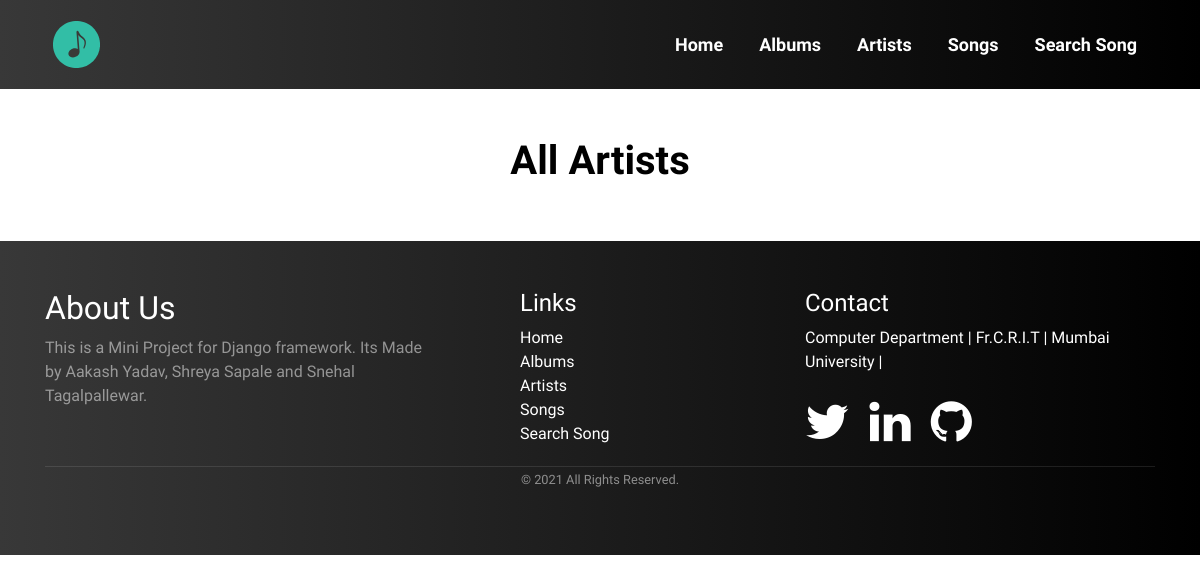
The page /artists/ on the database as committed earlier.
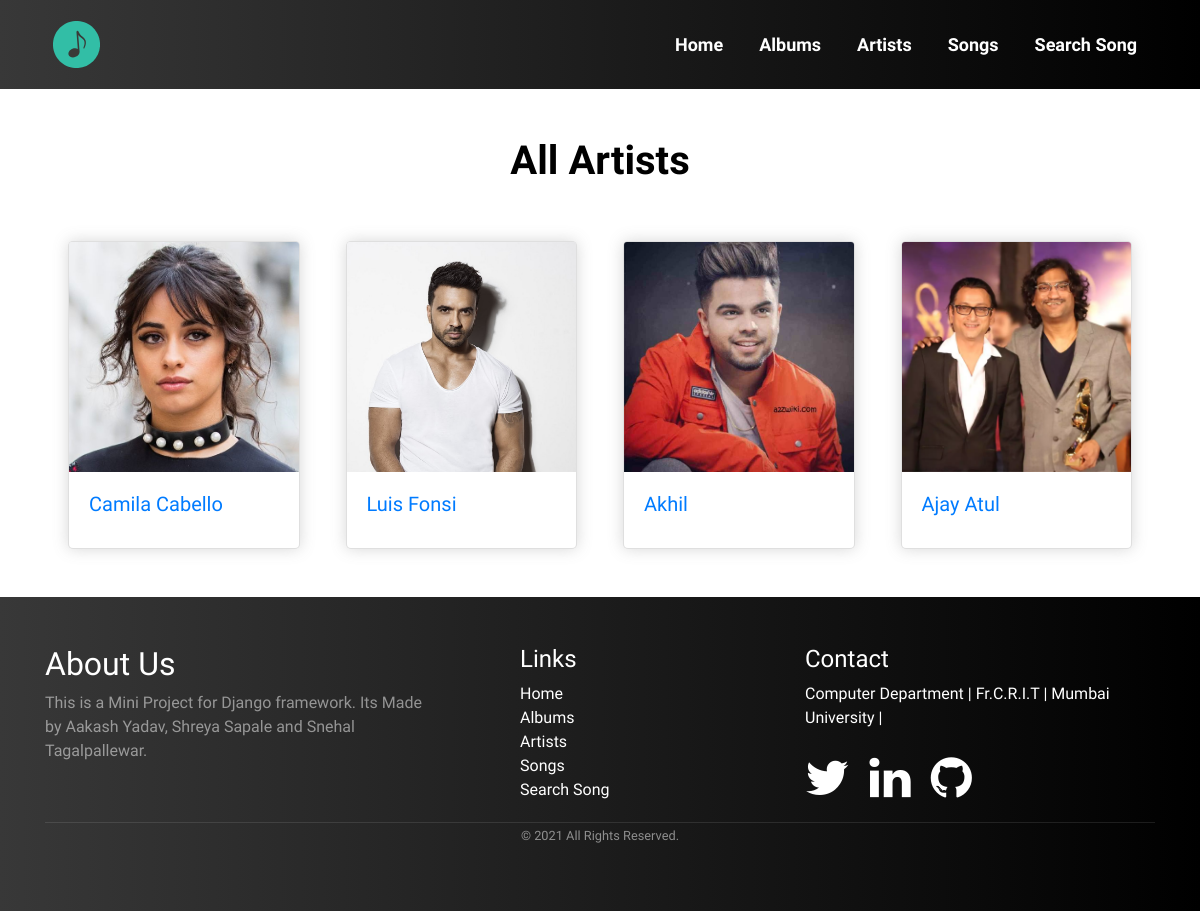
The same page on the database as committed later.
### accounts/models.py (models this page shows, shortened)
class Artist (models.Model):
    name = models.CharField(max_length=50, default="")
    front_page = models.BooleanField(default=False)
    artist_image = models.ImageField(upload_to="artist-images/", default="")

### accounts/views.py (the view)
# urls.py: path('artists/', views.artists, name="artists"),
def artists(request):
    artists = Artist.objects.all()
    context = {
        'artists': artists,
    }
    return render(request, 'artist.html', context)

### templates/artist.html (shortened to what this page needs)
{% extends 'main/base.html' %}
{% load static %}
{% block cssLinks %}
<link rel="stylesheet" href="{% static '/css/album.css' %}">
{% endblock %}
{% block body %}
<div class="container">
    <div class="title"><br><br>
        <h1 class="title-main text-center" style="color:rgb(0, 0, 0);"><b>All Artists</b></h1>
        <br><br>
    </div>
    <div class="box-outer-albums">
        <div class="card-group">
            {% for artist in artists %}
            <a href="/artistPage/{{artist.pk}}" class="col" style="text-decoration: none;">
                <div class="card mb-5  mx-2 hover-shadow-2">
                    <img class="card-img-top " src="/media/{{artist.artist_image}}" alt="Card image cap">
                    <div class="card-body">
                        <h5 class="card-title">{{artist.name}}</h5>
                    </div>
                </div>
            </a>
            {% endfor %}
        </div>
    </div>
</div>
{% endblock %}

### templates/main/base.html (shortened to what this page needs)
{% load static %}
<!DOCTYPE html>
<html lang="en">
<head>
    <link rel="stylesheet" href="https://stackpath.bootstrapcdn.com/bootstrap/4.5.0/css/bootstrap.min.css"
>
    <link rel="stylesheet" href="{% static '/css/common.css' %}">
    <link rel="stylesheet" href="{% static '/css/base.css' %}">
    <link rel="stylesheet" href="{% static '/css/buttons.css' %}">
    <link rel="stylesheet" href="{% static '/css/forms.css' %}">
    <link rel="stylesheet" href="{% static '/css/footer.css' %}">
    <link rel="stylesheet" href="https://cdnjs.cloudflare.com/ajax/libs/font-awesome/4.7.0/css/font-awesome.min.css">
    {% block cssLinks %}{% endblock %}
</head>
<body>
    <nav class="navbar navbar-expand-lg sticky-top">
        <div class="container">
            <a class="navbar-brand" href="/">
                <section id="leftlogo">
                    <img src="{% static '/svg/banner-navbar.svg' %}" width="100%" class="d-inline-block align-top"
                        loading="lazy" alt=" CMS of songs" />
                </section>
            </a>
            <div class="collapse navbar-collapse ml-auto" id="navbarNav">
                <ul class="navbar-nav ml-auto">
                    <li class="link-background">
                        <a href="/" class="nav-link left">Home</a>
                    </li>
                    <li class="link-background">
                        <a href="/albums" class="nav-link left">Albums</a>
                    </li>
                    <li class="link-background">
                        <a href="/artists" class="nav-link left">Artists</a>
                    </li>
                    <li class="link-background">
                        <a href="/allsongs" class="nav-link left">Songs</a>
                    </li>
                    <li class="link-background">
                        <a href="/searchSong" class="nav-link left">Search Song</a>
                    </li>
                </ul>
            </div>
        </div>
    </nav>
    {% block body %}{% endblock %}
    <div class=" pt-5 pb-5 footer">
        <div class="container">
            <div class="row">
                <div class="col-lg-5 col-xs-12 about-company">
                    <h2>About Us</h2>
                    <p class="pr-5 text-white-50">This is a Mini Project for Django framework. Its Made by Aakash
                        Yadav, Shreya Sapale and Snehal Tagalpallewar.</p>
                </div>
                <div class="col-lg-3 col-xs-12 links">
                    <h4 class="mt-lg-0 mt-sm-3">Links</h4>
                    <ul class="m-0 p-0">
                        <li> <a href="/">Home</a></li>
                        <li> <a href="/albums">Albums</a></li>
                        <li><a href="/artists">Artists</a></li>
                        <li> <a href="/allsongs">Songs</a></li>
                        <li> <a href="/searchSong">Search Song</a></li>
                    </ul>
                </div>
                <div class="col-lg-4 col-xs-12 location">
                    <h4 class="mt-lg-0 mt-sm-4">Contact</h4>
                    <p>Computer Department | Fr.C.R.I.T | Mumbai University | </p>
                    <p class="mt-4">
                        <a class="twitter" href="https://twitter.com/Aakashv0007" target="_blank">
                            <i class="fa fa-3x fa-twitter mr-3"></i>
                        </a>
                        <a href="https://www.linkedin.com/in/aakash-yadav-a30627190/" target="_blank">
                            <i class="fa fa-3x fa-linkedin mr-3"></i>
                        </a>
                        <a class="github" href="https://github.com/AakashCode12" target="_blank">
                            <i class="fa fa-3x fa-github mr-3"></i>
                        </a>
                    </p>
                </div>
            </div>
            <div class="row mt-1">
                <div class="col copyright text-center">
                    <p class=""><small class="text-white-50 pt-2">© 2021 All Rights
                            Reserved.</small></p>
                </div>
            </div>
        </div>
    </div>
</body>
</html>

### static/css/common.css (style rules this page uses)
* { margin: 0; padding: 0; font-family: "Quicksand", sans-serif; }
.hover-shadow-2 { box-shadow: 0 0px 15px 0 rgba(100, 100, 100, 0.26); }
.card { border-radius: 5px; }

### static/css/base.css (style rules this page uses)
.navbar-nav li { padding: 0 10px; }
.navbar-nav li a { text-align: right; color: #fff; font-size: large; font-weight: 600; }
.navbar { background: -webkit-linear-gradient(right, #000000, #383838); }
#leftlogo img { width: 63.48px; height: 63.48px; }
a.left { position: relative; }
a.left:before { content: ""; position: absolute; width: 0; height: 3px; bottom: 0; left: 0; background-color: rgb(255, 255, 255); visibility: hidden; transition: all 0.3s ease-in-out; }

### static/css/footer.css (style rules this page uses)
.footer { background: -webkit-linear-gradient(right, #000000, #383838); color: white; }
.footer .links ul { list-style-type: none; }
.footer .links li a { color: white; transition: color 0.2s; }
.footer .location a { color: white; transition: color 0.2s; text-decoration: none; }
.footer .copyright p { border-top: 1px solid rgba(255, 255, 255, 0.1); }

Rows that differ between the two databases and show on the page:
added Artist: artist_image (picture), name "Camila Cabello"
added Artist: artist_image (picture), name "Luis Fonsi"
added Artist: artist_image (picture), name "Akhil"
added Artist: artist_image (picture), name "Ajay Atul"
